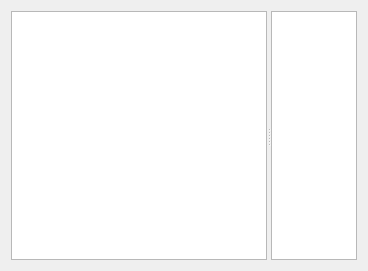
<ui version="4.0" >
 <class>mainTreeWidget</class>
 <widget class="QWidget" name="mainTreeWidget" >
  <property name="geometry" >
   <rect>
    <x>0</x>
    <y>0</y>
    <width>368</width>
    <height>271</height>
   </rect>
  </property>
  <property name="contextMenuPolicy" >
   <enum>Qt::DefaultContextMenu</enum>
  </property>
  <property name="acceptDrops" >
   <bool>true</bool>
  </property>
  <property name="windowTitle" >
   <string>Form</string>
  </property>
  <layout class="QVBoxLayout" name="verticalLayout" >
   <item>
    <widget class="QSplitter" name="m_ViewSplitter" >
     <property name="orientation" >
      <enum>Qt::Horizontal</enum>
     </property>
     <property name="handleWidth" >
      <number>4</number>
     </property>
     <widget class="QTreeView" name="m_DirTreeView" >
      <property name="sizePolicy" >
       <sizepolicy vsizetype="Expanding" hsizetype="Expanding" >
        <horstretch>0</horstretch>
        <verstretch>0</verstretch>
       </sizepolicy>
      </property>
      <property name="sortingEnabled" >
       <bool>true</bool>
      </property>
     </widget>
     <widget class="QTreeView" name="m_TreeView" >
      <property name="sizePolicy" >
       <sizepolicy vsizetype="Expanding" hsizetype="Expanding" >
        <horstretch>2</horstretch>
        <verstretch>0</verstretch>
       </sizepolicy>
      </property>
      <property name="contextMenuPolicy" >
       <enum>Qt::CustomContextMenu</enum>
      </property>
      <property name="dragEnabled" >
       <bool>true</bool>
      </property>
      <property name="dragDropMode" >
       <enum>QAbstractItemView::DragDrop</enum>
      </property>
      <property name="selectionMode" >
       <enum>QAbstractItemView::ExtendedSelection</enum>
      </property>
      <property name="verticalScrollMode" >
       <enum>QAbstractItemView::ScrollPerItem</enum>
      </property>
      <property name="rootIsDecorated" >
       <bool>false</bool>
      </property>
      <property name="uniformRowHeights" >
       <bool>true</bool>
      </property>
      <property name="itemsExpandable" >
       <bool>false</bool>
      </property>
      <property name="sortingEnabled" >
       <bool>true</bool>
      </property>
      <property name="allColumnsShowFocus" >
       <bool>true</bool>
      </property>
      <property name="expandsOnDoubleClick" >
       <bool>false</bool>
      </property>
     </widget>
    </widget>
   </item>
  </layout>
 </widget>
 <resources/>
 <connections>
  <connection>
   <sender>m_TreeView</sender>
   <signal>doubleClicked(QModelIndex)</signal>
   <receiver>mainTreeWidget</receiver>
   <slot>slotItemActivated(QModelIndex)</slot>
   <hints>
    <hint type="sourcelabel" >
     <x>184</x>
     <y>68</y>
    </hint>
    <hint type="destinationlabel" >
     <x>72</x>
     <y>59</y>
    </hint>
   </hints>
  </connection>
  <connection>
   <sender>m_TreeView</sender>
   <signal>customContextMenuRequested(QPoint)</signal>
   <receiver>mainTreeWidget</receiver>
   <slot>slotContextMenu(QPoint)</slot>
   <hints>
    <hint type="sourcelabel" >
     <x>184</x>
     <y>51</y>
    </hint>
    <hint type="destinationlabel" >
     <x>64</x>
     <y>42</y>
    </hint>
   </hints>
  </connection>
  <connection>
   <sender>m_TreeView</sender>
   <signal>expanded(QModelIndex)</signal>
   <receiver>mainTreeWidget</receiver>
   <slot>slotItemExpanded(QModelIndex)</slot>
   <hints>
    <hint type="sourcelabel" >
     <x>184</x>
     <y>38</y>
    </hint>
    <hint type="destinationlabel" >
     <x>41</x>
     <y>29</y>
    </hint>
   </hints>
  </connection>
 </connections>
 <slots>
  <slot>slotItemActivated(QModelIndex)</slot>
  <slot>slotContextMenu(QPoint)</slot>
  <slot>slotItemExpanded(QModelIndex)</slot>
  <slot>slotDirItemActivated(QModelIndex)</slot>
 </slots>
</ui>
